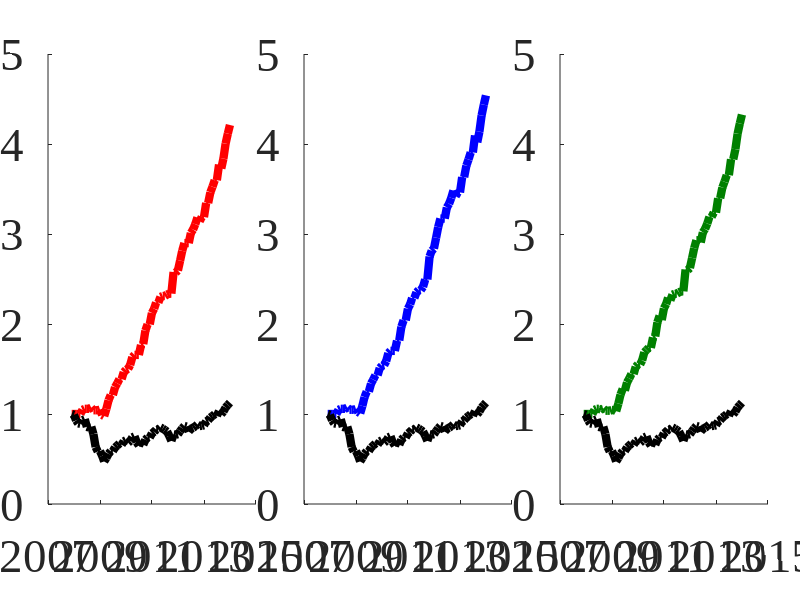
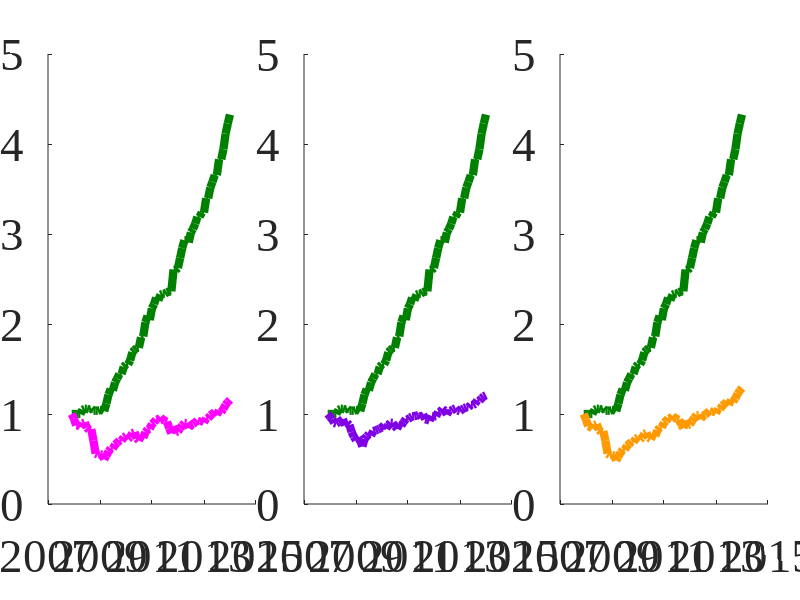

Recreate these plots in MATLAB, in order.
%-------------------------------------------------------------------------------
% Book: Tail Event Driven Asset Allocation
%-------------------------------------------------------------------------------
% Quantlet: TEDAS_gestalts
%-------------------------------------------------------------------------------
% Description: TEDAS_gestalts plots cumulative returns of 3 TEDAS_gestalts
% for Mutual funds and German stocks' samples against benchmark strategies:
% Risk-parity, Mean-variance OGARCH and 60/40 portfolio, as well as corresponding
% cores (DAX30 - for German stocks' sample,  S&P500 - for Mutual Funds).
%-------------------------------------------------------------------------------
% Usage: None
%-------------------------------------------------------------------------------
% Inputs: None
%-------------------------------------------------------------------------------
% Output: plots with cumulative returns of TEDAS gestalts and benchmark
% strategies for 2 samples (German stocks and Mutual funds)
%-------------------------------------------------------------------------------
% Keywords: asset, dax, returns, log-returns, index, plot, strategy, time-series  
%-------------------------------------------------------------------------------
% Author: Alla Petukhina 
%-------------------------------------------------------------------------------
% See also: TEDAS_dcc_garch, TEDAS_ogarch, TEDAS_qrRho, TEDAS_strategies,
% TEDASstrategies2
%-------------------------------------------------------------------------------
% Datafile: TEDAS_GS.mat, TEDAS_MF.mat, GS_ret.mat, MF_Ret.mat,
% GS_Tick.mat, MF_Tick.mat
%-------------------------------------------------------------------------------

clc
clear
load('GS_Ret.mat') % Matrix of log-returns for German stocks' sample
load('GS_Tick.mat') 
load('MF_Ret.mat') % Matrix of log-returns for Mutual funds' sample
load('MF_Tick.mat') 
load('TEDAS_GS.mat') % Cumulative returns of TEDAS gestalts and benchmark srategies for German stocks' sample
load('TEDAS_MF.mat') % Cumulative returns for TEDAS gestalts and benchmark srategies for Mutual funds' sample

Datemf = TEDAS_MF(1:end, 1)

% Figure 1
set(figure,  'Position',  [100,  100,  1703,  548]);
% Subplot 1 TEDAS Basic and S&P500 buy-and-hold strategies
X1 = axes('ZGrid', 'on', 'XTickLabel', {'2007', '2009', '2011', '2013', '2015'}, ...
          'XTick', [733043 733774 734504 735235 735965], ...
          'FontSize', 34, ...
          'FontName', 'Times New Roman', ...
          'Position', [0.06 0.16 0.26 0.75]);
      
xlim(X1, [733043 735965]);
hold(X1, 'on');
ylabel('Return', 'FontSize', 37.4);
plot1 = plot(Datemf, TEDAS_MF(1:end, [2, 5]), 'LineWidth', 6);
set(plot1(1), 'Color', [1 0 0]);
set(plot1(2), 'Color', [0 0 0]);
% Subplot 2 TEDAS NAive and S&P500 buy-and-hold strategies
X2 = axes('ZGrid', 'on', ...
          'XTickLabel', {'2007', '2009', '2011', '2013', '2015'}, ...
          'XTick', [733043 733774 734504 735235 735965], ...
          'FontSize', 34, ...
          'FontName', 'Times New Roman', ...
          'Position', [0.38 0.16 0.26 0.75]);
xlim(X2, [733043 735965]);
hold(X2, 'on');
plot2 = plot(Datemf, TEDAS_MF(1:end, [3, 5]), 'LineWidth', 6);
set(plot2(1), 'Color', [0 0 1]);
set(plot2(2), 'Color', [0 0 0]);
% Subplot 3 TEDAS Hybrid and S&P500 buy-and-hold strategies
X3 = axes('ZGrid', 'on', ...
          'XTickLabel', {'2007', '2009', '2011', '2013', '2015'}, ...
          'XTick', [733043 733774 734504 735235 735965], ...
          'FontSize', 34, ...
          'FontName', 'Times New Roman', ...
          'Position', [0.7 0.16 0.26 0.75]);
xlim(X3, [733043 735965]);
hold(X3, 'on');
plot3 = plot(Datemf, TEDAS_MF(1:end, [4, 5]), 'LineWidth', 6);
set(plot3(1), 'Color', [0 0.5 0]);
set(plot3(2), 'Color', [0 0 0])

% Figure 2 
set(figure,  'Position',  [100,  100,  1703,  548]);
% Subplot 1 TEDAS Hybrid and Mean-Variance OGARCH strategies
X1 = axes('ZGrid', 'on', 'XTickLabel', {'2007', '2009', '2011', '2013', '2015'}, ...
          'XTick', [733043 733774 734504 735235 735965], ...
          'FontSize', 34, ...
          'FontName', 'Times New Roman', ...
          'Position', [0.06 0.16 0.26 0.75]);
      
xlim(X1, [733043 735965]);
hold(X1, 'on');
ylabel('Return', 'FontSize', 37.4);
plot1 = plot(Datemf, TEDAS_MF(1:end, [4, 6]), 'LineWidth', 6);
set(plot1(1), 'Color', [0 0.5 0]);
set(plot1(2), 'Color', [1 0 1]);
% Subplot 2 TEDAS Hybrid and 60/40-portfolio strategies
X2 = axes('ZGrid', 'on', ...
          'XTickLabel', {'2007', '2009', '2011', '2013', '2015'}, ...
          'XTick', [733043 733774 734504 735235 735965], ...
          'FontSize', 34, ...
          'FontName', 'Times New Roman', ...
          'Position', [0.38 0.16 0.26 0.75]);
xlim(X2, [733043 735965]);
hold(X2, 'on');
plot2 = plot(Datemf, TEDAS_MF(1:end, [4, 7]), 'LineWidth', 6);
set(plot2(1), 'Color', [0 0.5 0]);
set(plot2(2), 'Color', [0.5 0 0.9]);
% Subplot 3 TEDAS Hybrid and Risk-parity strategies
X3 = axes('ZGrid', 'on', ...
          'XTickLabel', {'2007', '2009', '2011', '2013', '2015'}, ...
          'XTick', [733043 733774 734504 735235 735965], ...
          'FontSize', 34, ...
          'FontName', 'Times New Roman', ...
          'Position', [0.7 0.16 0.26 0.75]);
xlim(X3, [733043 735965]);
hold(X3, 'on');
plot3 = plot(Datemf, TEDAS_MF(1:end, [4, 8]), 'LineWidth', 6);
set(plot3(1), 'Color', [0 0.5 0]);
set(plot3(2), 'Color', [1 0.6 0])
